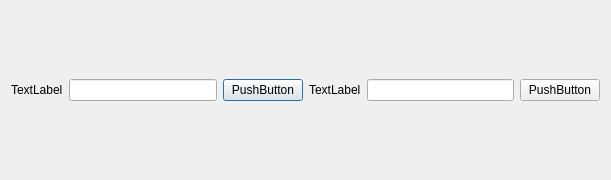
<?xml version="1.0" encoding="UTF-8"?>
<ui version="4.0">
 <class>Dialog</class>
 <widget class="QDialog" name="Dialog">
  <property name="geometry">
   <rect>
    <x>0</x>
    <y>0</y>
    <width>611</width>
    <height>180</height>
   </rect>
  </property>
  <property name="windowTitle">
   <string>Dialog</string>
  </property>
  <layout class="QHBoxLayout" name="horizontalLayout_3">
   <item>
    <layout class="QHBoxLayout" name="horizontalLayout">
     <item>
      <widget class="QLabel" name="label">
       <property name="text">
        <string>TextLabel</string>
       </property>
      </widget>
     </item>
     <item>
      <widget class="QLineEdit" name="lineEdit"/>
     </item>
     <item>
      <widget class="QPushButton" name="pushButton">
       <property name="text">
        <string>PushButton</string>
       </property>
      </widget>
     </item>
    </layout>
   </item>
   <item>
    <layout class="QHBoxLayout" name="horizontalLayout_2">
     <item>
      <widget class="QLabel" name="label_2">
       <property name="text">
        <string>TextLabel</string>
       </property>
      </widget>
     </item>
     <item>
      <widget class="QLineEdit" name="lineEdit_2"/>
     </item>
     <item>
      <widget class="QPushButton" name="pushButton_2">
       <property name="text">
        <string>PushButton</string>
       </property>
      </widget>
     </item>
    </layout>
   </item>
  </layout>
 </widget>
 <resources/>
 <connections/>
</ui>
